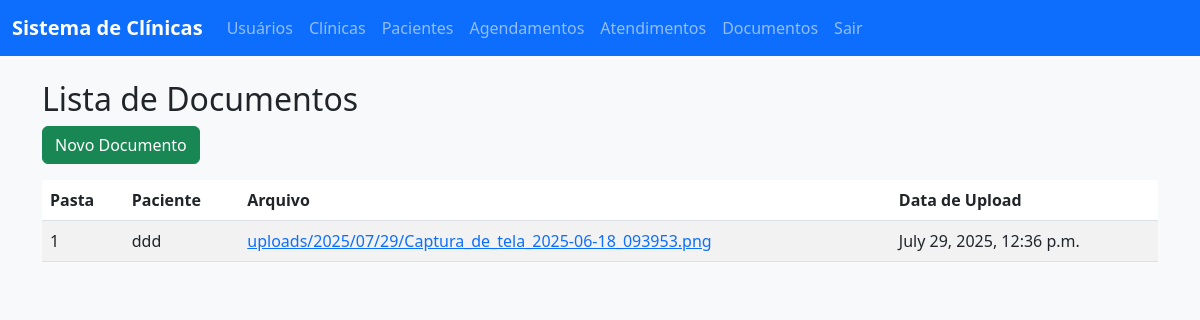
Screenshot of /documentos/ (signed in) with the database file from the repository.
### clinica/models.py (models this page shows, shortened)
class DocumentoArquivo(models.Model):
    pasta = models.ForeignKey(PastaDocumento, on_delete=models.CASCADE) # Pasta associada
    paciente = models.ForeignKey(Paciente, on_delete=models.CASCADE, null=True) # Paciente associado (opcional)
    arquivo = models.FileField(upload_to='uploads/%Y/%m/%d/') # Arquivo com caminho dinâmico
    hash_arquivo = models.CharField(max_length=64) # Hash SHA-256 do arquivo
    uploaded_at = models.DateTimeField(auto_now_add=True) # Data de upload

class PastaDocumento(models.Model):
    nome = models.CharField(max_length=100)       # Nome da pasta
    clinica = models.ForeignKey(Clinica, on_delete=models.CASCADE) # Clínica associada
    created_at = models.DateTimeField(auto_now_add=True) # Data de criação

class Paciente(models.Model):
    nome = models.CharField(max_length=100)       # Nome do paciente
    cpf = models.CharField(
        max_length=14,
        unique=True,
        validators=[RegexValidator(r'^\d{3}\.\d{3}\.\d{3}-\d{2}$', 'CPF deve estar no formato XXX.XXX.XXX-XX')]
    )
    data_nascimento = models.DateField()          # Data de nascimento
    email = models.EmailField(unique=True, blank=True, null=True) # Email (opcional)
    telefone = models.CharField(max_length=15, blank=True) # Telefone (opcional)
    endereco = models.TextField(blank=True)       # Endereço (opcional)
    responsavel_legal = models.CharField(max_length=100, blank=True) # Responsável legal (para menores)

### clinica/views.py (the view)
# urls.py: path('documentos/', views.documento_list, name='documento_list'),
@login_required
def documento_list(request):
    documentos = DocumentoArquivo.objects.all()         # Obtém todos os documentos
    return render(request, 'documento_list.html', {'documentos': documentos}) # Renderiza

### clinica/templates/documento_list.html
{% extends 'base.html' %}
{% block content %}
    <h2>Lista de Documentos</h2>
    <a href="{% url 'clinica:documento_create' %}" class="btn btn-success mb-3">Novo Documento</a>
    <table class="table table-striped">
        <thead>
            <tr>
                <th>Pasta</th>
                <th>Paciente</th>
                <th>Arquivo</th>
                <th>Data de Upload</th>
            </tr>
        </thead>
        <tbody>
            {% for documento in documentos %}
                <tr>
                    <td>{{ documento.pasta.nome }}</td>
                    <td>{{ documento.paciente.nome|default:"N/A" }}</td>
                    <td><a href="{{ documento.arquivo.url }}">{{ documento.arquivo.name }}</a></td>
                    <td>{{ documento.uploaded_at }}</td>
                </tr>
            {% empty %}
                <tr>
                    <td colspan="4">Nenhum documento cadastrado.</td>
                </tr>
            {% endfor %}
        </tbody>
    </table>
{% endblock %}

### static/css/styles.css (style rules this page uses)
body { background-color: #f8f9fa; }
.table { background-color: white; }

### rows the page displays
DocumentoArquivo: pasta.nome "1", paciente.nome "ddd", arquivo.name "uploads/2025/07/29/Captura_de_tela_2025-06-18_093953.png", uploaded_at "July 29, 2025, 12:36 p.m."
